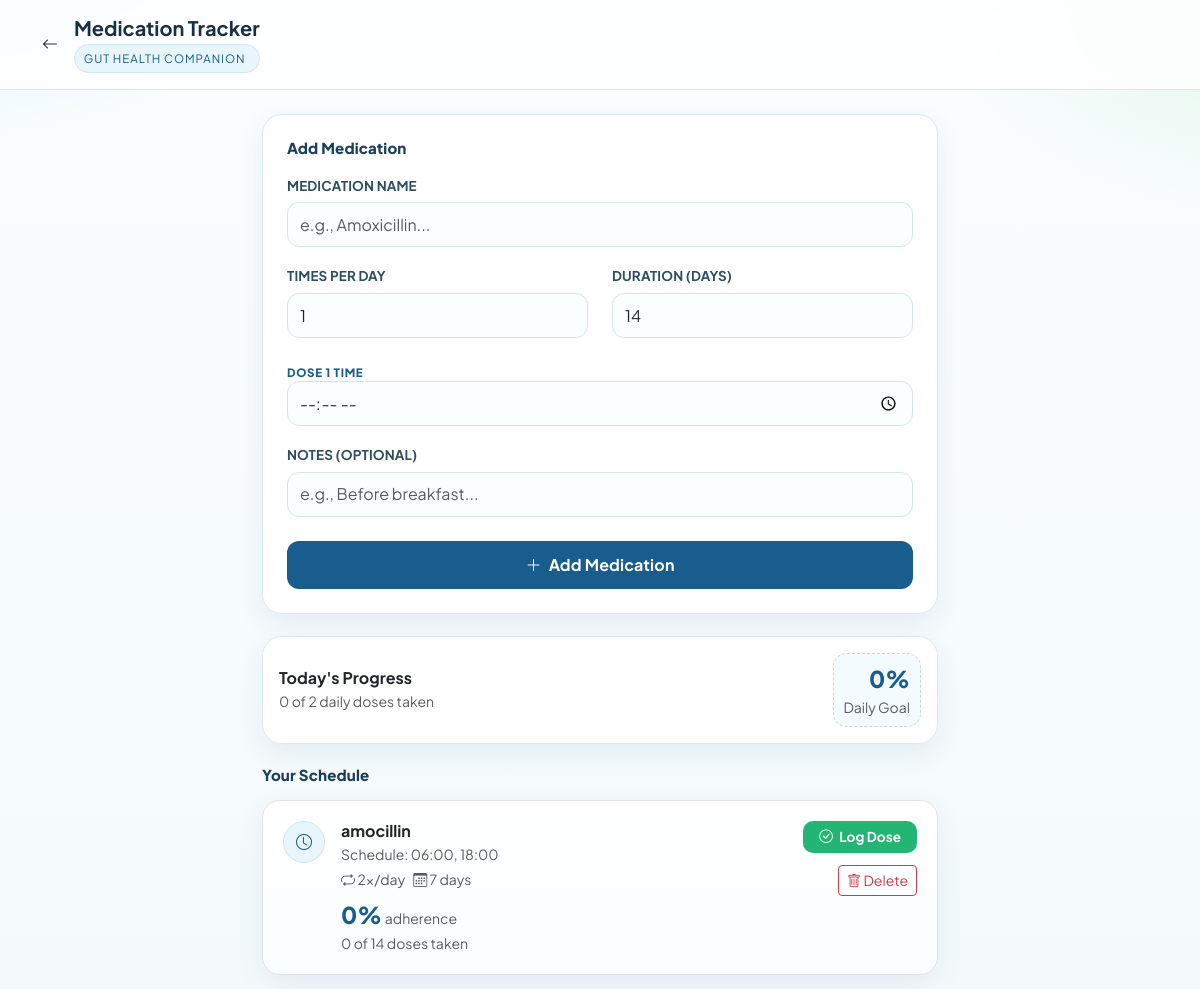
/view_meds (signed in), run on an earlier commit of the app's database.
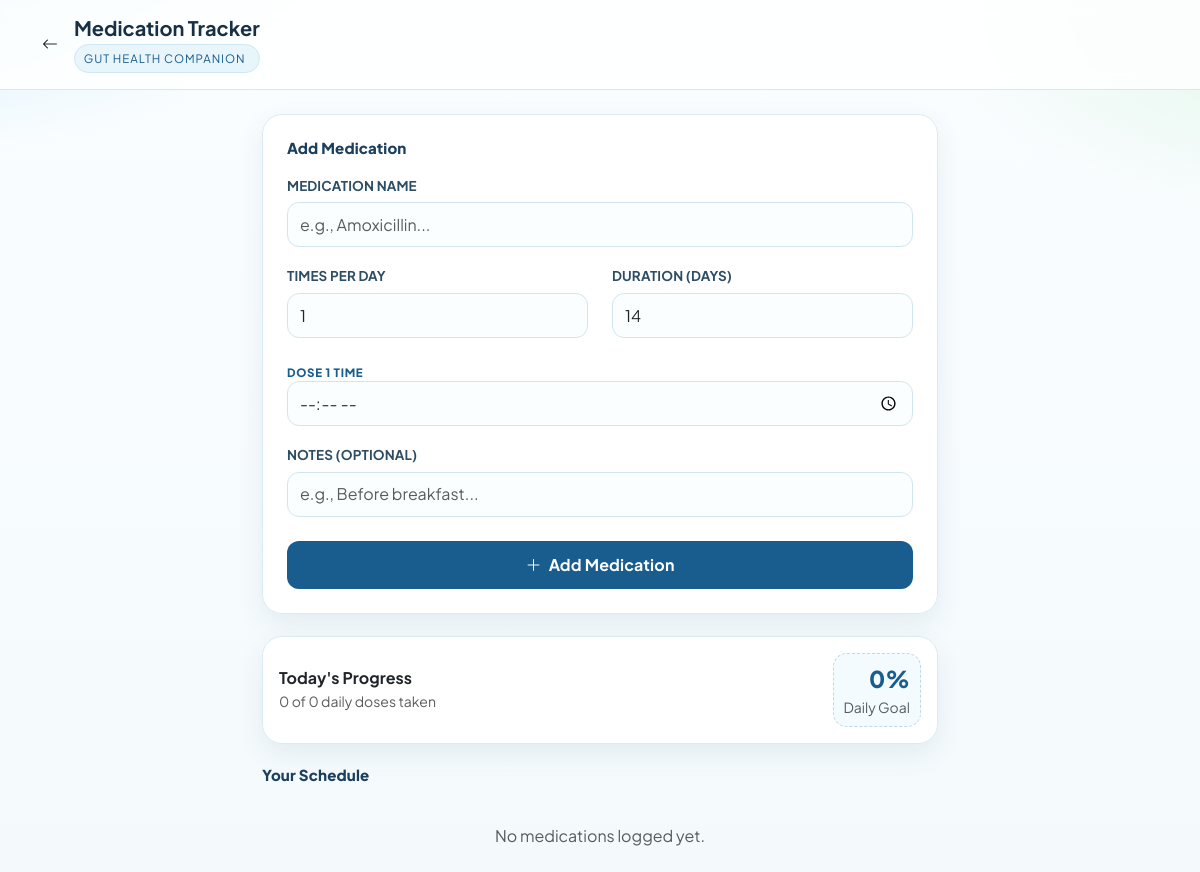
And on a later commit of the database.
### tables this page shows
CREATE TABLE medications (
            id INTEGER PRIMARY KEY AUTOINCREMENT,
            user_id INTEGER,
            name TEXT NOT NULL,
            dosage TEXT,
            time TEXT NOT NULL,
            times_per_day INTEGER DEFAULT 1,
            duration_days INTEGER DEFAULT 14,
            instructions TEXT,
            taken_today INTEGER DEFAULT 0,
            last_taken_date TEXT, total_taken INTEGER DEFAULT 0,
            FOREIGN KEY(user_id) REFERENCES users(id)
        );

### app.py (the view)
@app.route("/view_meds")
def view_meds():
    if not is_logged_in():
        return redirect(url_for("login"))
    with get_db() as conn:
        meds = conn.execute("SELECT * FROM medications WHERE user_id = ? ORDER BY id DESC", (session["user_id"],)).fetchall()
    return render_template("view_meds.html", meds=meds)

### app.py (called while the page is built)
@contextmanager
def get_db():
    conn = sqlite3.connect(DB_PATH)
    conn.row_factory = sqlite3.Row
    try:
        yield conn
        conn.commit()
    except Exception as e:
        conn.rollback()
        logging.error(f"Database Error: {e}")
        raise
    finally:
        conn.close()

def is_logged_in():
    return "user_id" in session

### templates/view_meds.html (shortened to what the changed rows need)
<!DOCTYPE html>
<html lang="en">
<head>
    <link href="https://cdn.jsdelivr.net/npm/bootstrap@5.3.0/dist/css/bootstrap.min.css" rel="stylesheet">
    <link rel="stylesheet" href="https://cdn.jsdelivr.net/npm/bootstrap-icons@1.10.5/font/bootstrap-icons.css">
</head>
<body>
<div class="header-nav mb-4">
    <div class="container d-flex align-items-center">
        <div>
            <h1 class="h5 mb-0 fw-bold">Medication Tracker</h1>
        </div>
    </div>
</div>
<div class="container" style="max-width: 700px;">
    <div class="card p-4 fade-in-up">
        <h2 class="section-title">Add Medication</h2>
        <form action="/add_med" method="POST">
        </form>
    </div>
    <div class="card p-3 fade-in-up">
        <div class="d-flex justify-content-between align-items-center">
            {% set taken = meds|sum(attribute='taken_today') %}
            {% set total = meds|sum(attribute='times_per_day') %}
            <div>
                <h3 class="h6 fw-bold mb-1">Today's Progress</h3>
                <p class="small text-muted mb-0">
                    {{ taken }} of {{ total }} daily doses taken
                </p>
            </div>
        </div>
    </div>
    <h2 class="section-title mb-3">Your Schedule</h2>
    {% if meds %}
        {% for med in meds %}
        {% set med_total = med.times_per_day * med.duration_days %}
        {% set med_percent = (med.total_taken / med_total * 100)|int if med_total > 0 else 0 %}
        <div class="card med-card border fade-in-up">
            <div class="d-flex justify-content-between align-items-start">
                <div class="d-flex gap-3">
                    <div class="med-time-icon"><i class="bi bi-clock"></i></div>
                    <div>
                        <h4 class="h6 fw-bold mb-1">{{ med.name }}</h4>
                        <div class="small text-muted mb-1">Schedule: {{ med.time }}</div>
                        <div class="d-flex gap-2 small text-muted">
                            <span><i class="bi bi-repeat"></i> {{ med.times_per_day }}x/day</span>
                            <span><i class="bi bi-calendar3"></i> {{ med.duration_days }} days</span>
                        </div>
                        <div class="mt-2">
                            <span class="percentage-text">{{ med_percent }}%</span>
                            <span class="small text-muted">adherence</span>
                        </div>
                        <div class="small text-muted">{{ med.total_taken }} of {{ med_total }} doses taken</div>
                    </div>
                </div>
                <div class="d-flex flex-column align-items-end gap-2">
                    <form action="/mark_taken/{{ med.id }}" method="POST" class="mb-1">
                        <button type="submit" class="btn btn-success-gh text-white px-3">
                            <i class="bi bi-check-circle me-1"></i> Log Dose
                        </button>
                    </form>
                    <form action="/delete_med/{{ med.id }}" method="POST" onsubmit="return confirm('Delete this medication?');">
                        <button type="submit" class="btn btn-outline-danger btn-sm px-2"><i class="bi bi-trash"></i> Delete</button>
                    </form>
                </div>
            </div>
        </div>
        {% endfor %}
    {% else %}
        <div class="text-center py-4 text-muted">No medications logged yet.</div>
    {% endif %}
</div>
</body>
</html>

What changed in the data, as far as the page shows it:
removed medications: name "amocillin", time "06:00, 18:00", times_per_day "2", duration_days "7", med_percent "0", total_taken "0", med_total "14"
Also different on the page:
{{ total }}: "2" → "0"
text now shown: "No medications logged yet."
